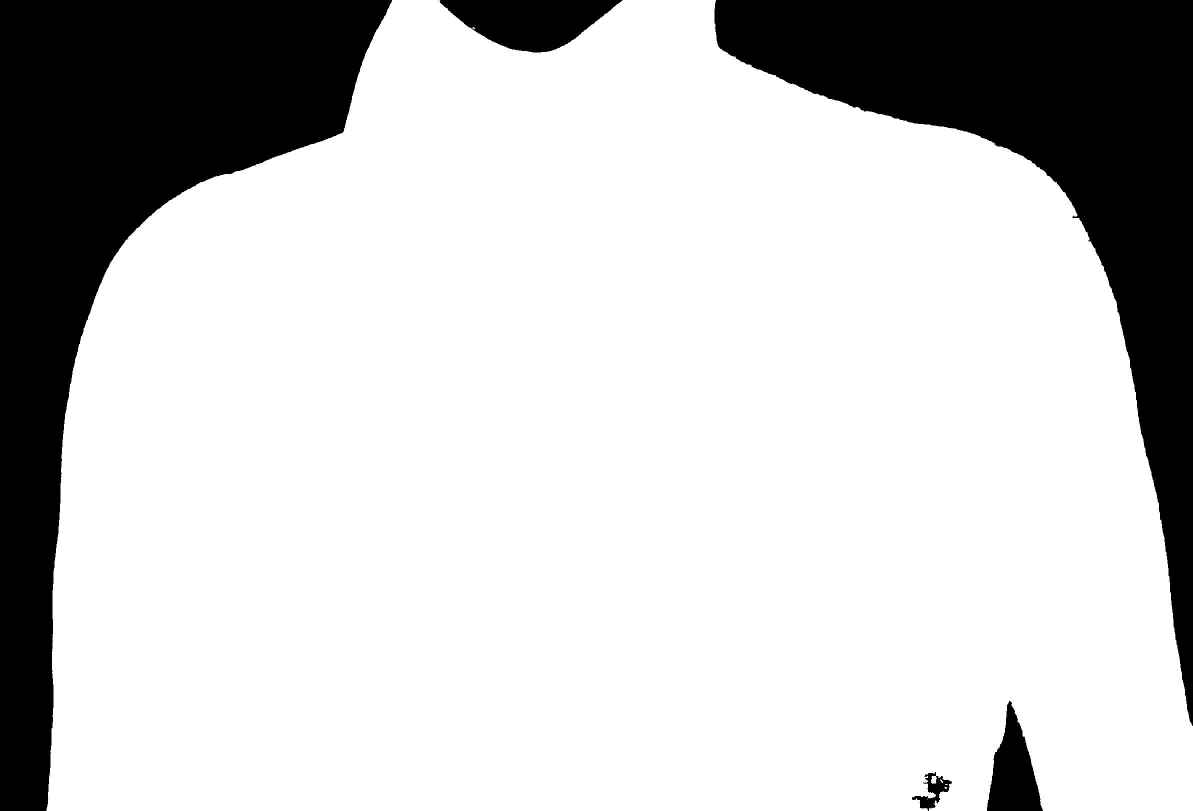
#> input picture _images/body_contour_images/chest/B18A2516.JPG, 2386 x 1621 px (shown at 1/2 size)
$ python orb_template_matcher.py
#> lines starting #> are read from the running program, lines starting #| are printed output that depends on the picture
import numpy as np
import cv2


query_img = cv2.imread('../_images/body_contour_images/chest/B18A2516.JPG')
#> query_img is the input picture: shape (1621, 2386, 3); min 0, max 255, mean 199.8
train_img = cv2.imread('../_images/reference_body_images/chest.jpg')
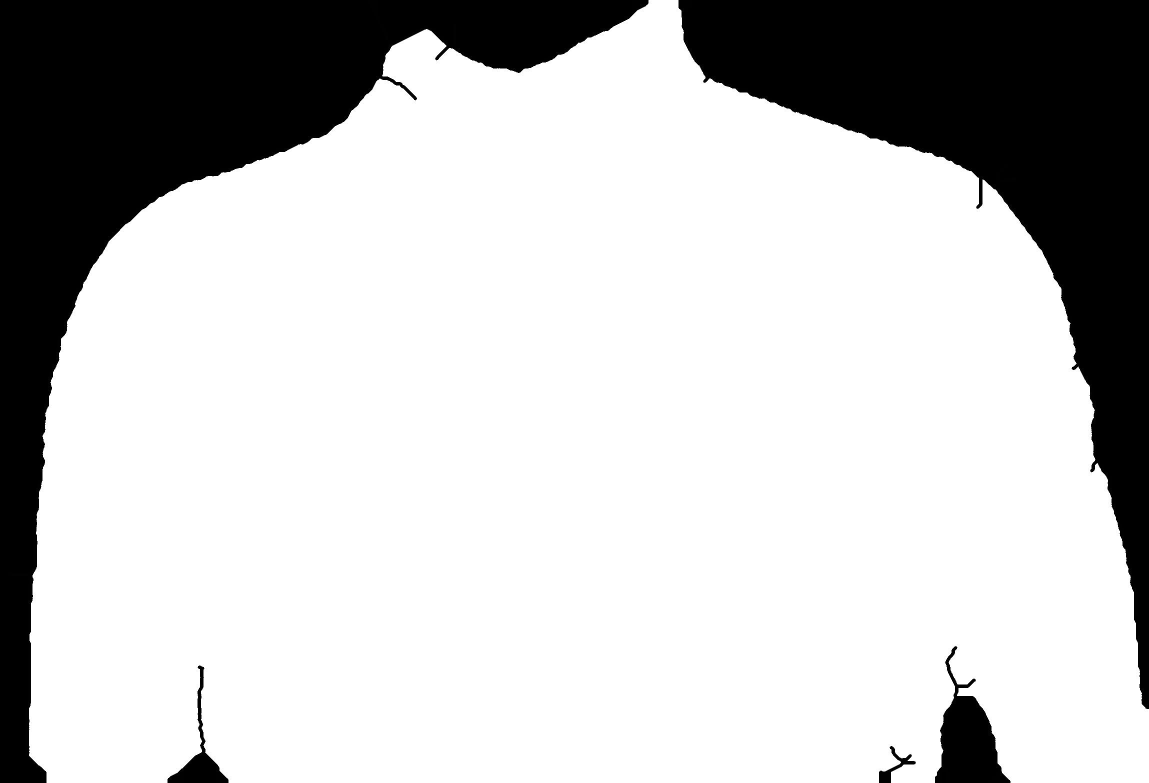
#> input picture _images/reference_body_images/chest.jpg, 2297 x 1566 px (shown at 1/2 size)
#> train_img is the input picture: shape (1566, 2297, 3); min 0, max 255, mean 194.9

# Convert it to grayscale
query_img_bw = cv2.cvtColor(query_img, cv2.COLOR_BGR2GRAY)
train_img_bw = cv2.cvtColor(train_img, cv2.COLOR_BGR2GRAY)

# Initialize the ORB detector algorithm
orb = cv2.ORB_create()

# Now detect the keypoints and compute
# the descriptors for the query image
# and train image
queryKeypoints, queryDescriptors = orb.detectAndCompute(query_img_bw, None)
#> queryKeypoints = 500 keypoints; strongest (x, y, size): (1853, 1553, 31), (1891, 1575, 31), (1873, 1554, 31), (1853, 1562, 31)
trainKeypoints, trainDescriptors = orb.detectAndCompute(train_img_bw, None)
#> trainKeypoints = 500 keypoints; strongest (x, y, size): (766, 150, 31), (1916, 1390, 31), (396, 1334, 31), (1919, 1376, 31)

# Initialize the Matcher for matching
# the keypoints and then match the
# keypoints
matcher = cv2.BFMatcher()
matches = matcher.match(queryDescriptors, trainDescriptors)
#> matches = 500 matches
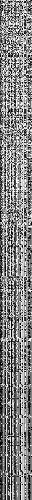
#> queryDescriptors: shape (500, 32); min 0, max 255, mean 130.3

# draw the matches to the final image
# containing both the images the drawMatches()
# function takes both images and keypoints
# and outputs the matched query image with
# its train image
final_img = cv2.drawMatches(query_img, queryKeypoints,
                            train_img, trainKeypoints, matches[:100], None)
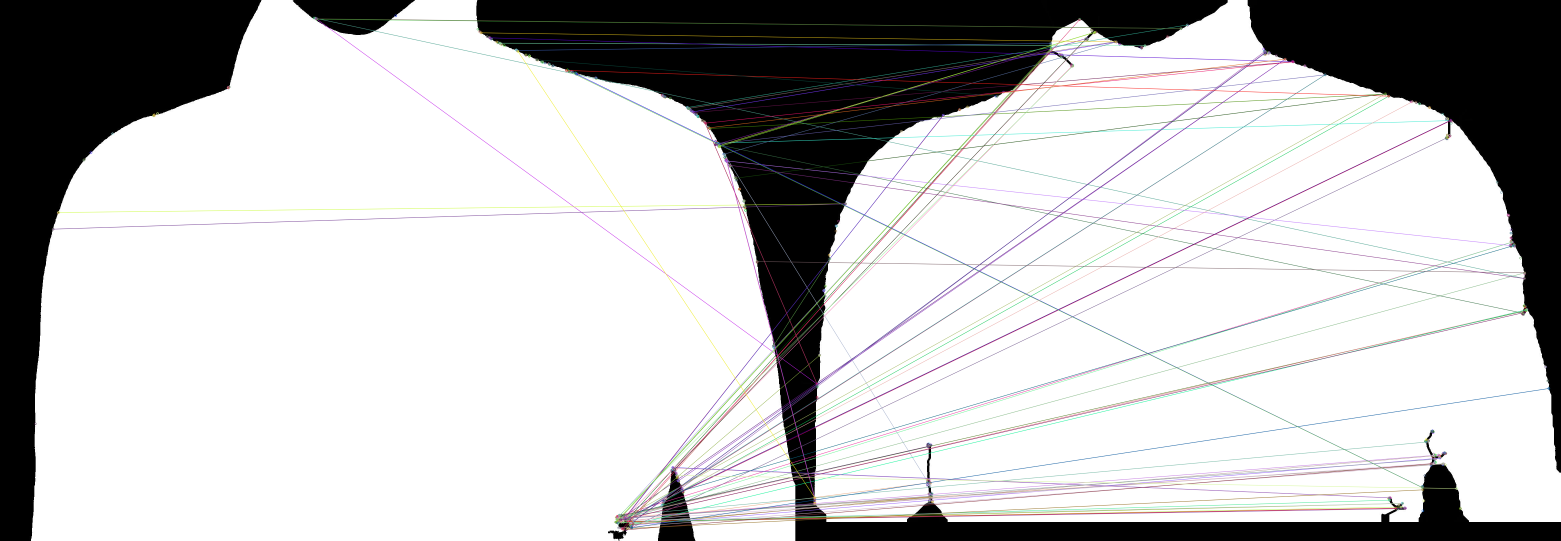
#> final_img: shape (1621, 4683, 3) (shown at 1/3 size); mean B, G, R 192, 191.8, 192.1

final_img = cv2.resize(final_img, (1000, 650))
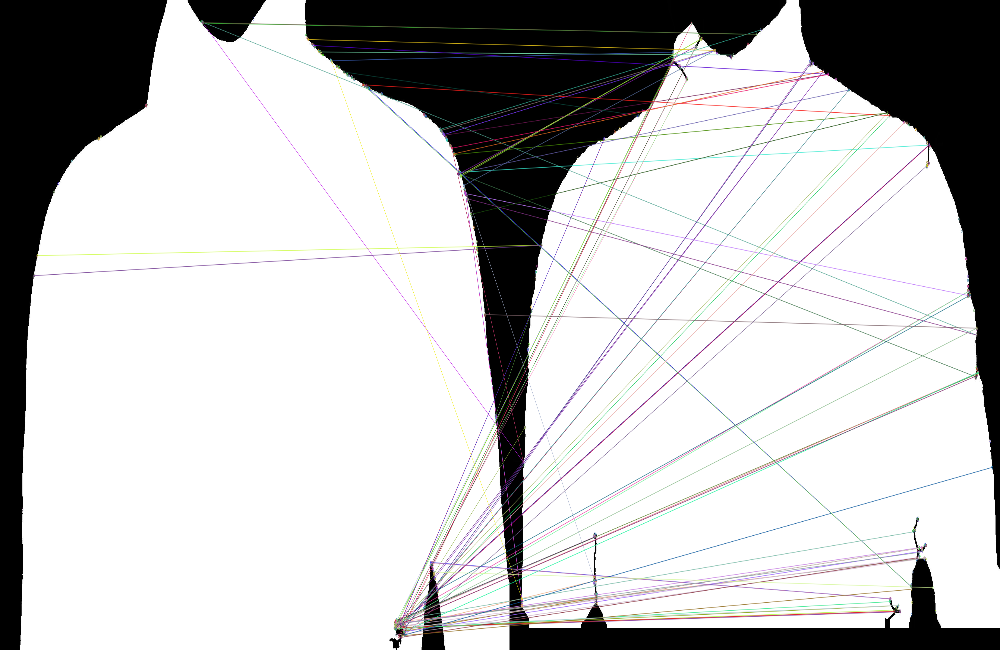
#> final_img: shape (650, 1000, 3); mean B, G, R 192, 191.8, 192.1

# Show the final image
cv2.imshow("Matches", final_img)
cv2.waitKey(300000)
